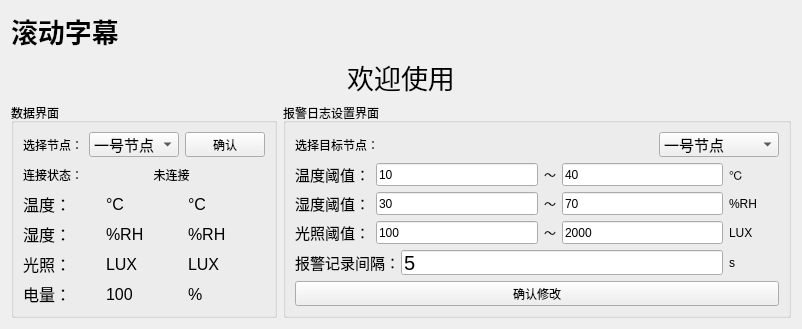
      <widget class="QWidget" name="tab">
       <property name="contextMenuPolicy">
        <enum>Qt::CustomContextMenu</enum>
       </property>
       <attribute name="title">
        <string>节点控制</string>
       </attribute>
       <layout class="QGridLayout" name="gridLayout_10">
        <item row="0" column="0">
         <widget class="QLabel" name="rollLabel">
          <property name="minimumSize">
           <size>
            <width>780</width>
            <height>40</height>
           </size>
          </property>
          <property name="maximumSize">
           <size>
            <width>780</width>
            <height>40</height>
           </size>
          </property>
          <property name="font">
           <font>
            <pointsize>20</pointsize>
            <weight>75</weight>
            <bold>true</bold>
           </font>
          </property>
          <property name="text">
           <string>滚动字幕</string>
          </property>
          <property name="alignment">
           <set>Qt::AlignLeading|Qt::AlignLeft|Qt::AlignVCenter</set>
          </property>
         </widget>
        </item>
        <item row="1" column="0">
         <widget class="QLabel" name="dateTimeLabel">
          <property name="minimumSize">
           <size>
            <width>200</width>
            <height>40</height>
           </size>
          </property>
          <property name="maximumSize">
           <size>
            <width>780</width>
            <height>100</height>
           </size>
          </property>
          <property name="font">
           <font>
            <pointsize>20</pointsize>
           </font>
          </property>
          <property name="layoutDirection">
           <enum>Qt::LeftToRight</enum>
          </property>
          <property name="text">
           <string>欢迎使用</string>
          </property>
          <property name="alignment">
           <set>Qt::AlignCenter</set>
          </property>
         </widget>
        </item>
        <item row="2" column="0">
         <layout class="QHBoxLayout" name="horizontalLayout_118">
          <item>
           <widget class="QGroupBox" name="groupBox_3">
            <property name="title">
             <string>数据界面</string>
            </property>
            <layout class="QGridLayout" name="gridLayout">
             <item row="1" column="0">
              <layout class="QHBoxLayout" name="horizontalLayout_7">
               <item>
                <widget class="QLabel" name="label_30">
                 <property name="text">
                  <string>连接状态：</string>
                 </property>
                </widget>
               </item>
               <item>
                <widget class="QLabel" name="stateL">
                 <property name="text">
                  <string>  未连接</string>
                 </property>
                </widget>
               </item>
              </layout>
             </item>
             <item row="5" column="0">
              <layout class="QHBoxLayout" name="horizontalLayout_59">
               <item>
                <widget class="QLabel" name="label_58">
                 <property name="maximumSize">
                  <size>
                   <width>80</width>
                   <height>30</height>
                  </size>
                 </property>
                 <property name="font">
                  <font>
                   <pointsize>12</pointsize>
                  </font>
                 </property>
                 <property name="text">
                  <string>电量：</string>
                 </property>
                </widget>
               </item>
               <item>
                <widget class="QLabel" name="batL">
                 <property name="font">
                  <font>
                   <pointsize>12</pointsize>
                  </font>
                 </property>
                 <property name="text">
                  <string>100</string>
                 </property>
                </widget>
               </item>
               <item>
                <widget class="QLabel" name="label_61">
                 <property name="font">
                  <font>
                   <pointsize>12</pointsize>
                  </font>
                 </property>
                 <property name="text">
                  <string>%</string>
                 </property>
                </widget>
               </item>
              </layout>
             </item>
             <item row="3" column="0">
              <layout class="QHBoxLayout" name="horizontalLayout_3">
               <item>
                <widget class="QLabel" name="label_4">
                 <property name="maximumSize">
                  <size>
                   <width>80</width>
                   <height>30</height>
                  </size>
                 </property>
                 <property name="font">
                  <font>
                   <pointsize>12</pointsize>
                  </font>
                 </property>
                 <property name="text">
                  <string>湿度：</string>
                 </property>
                </widget>
               </item>
               <item>
                <widget class="QLabel" name="humL">
                 <property name="font">
                  <font>
                   <pointsize>12</pointsize>
                  </font>
                 </property>
                 <property name="text">
                  <string>%RH</string>
                 </property>
                </widget>
               </item>
               <item>
                <widget class="QLabel" name="label_28">
                 <property name="font">
                  <font>
                   <pointsize>12</pointsize>
                  </font>
                 </property>
                 <property name="text">
                  <string>%RH</string>
                 </property>
                </widget>
               </item>
              </layout>
             </item>
             <item row="4" column="0">
              <layout class="QHBoxLayout" name="horizontalLayout_4">
               <item>
                <widget class="QLabel" name="label_5">
                 <property name="maximumSize">
                  <size>
                   <width>80</width>
                   <height>30</height>
                  </size>
                 </property>
                 <property name="font">
                  <font>
                   <pointsize>12</pointsize>
                  </font>
                 </property>
                 <property name="text">
                  <string>光照：</string>
                 </property>
                </widget>
               </item>
               <item>
                <widget class="QLabel" name="ligL">
                 <property name="font">
                  <font>
                   <pointsize>12</pointsize>
                  </font>
                 </property>
                 <property name="text">
                  <string>LUX</string>
                 </property>
                </widget>
               </item>
               <item>
                <widget class="QLabel" name="label_29">
                 <property name="font">
                  <font>
                   <pointsize>12</pointsize>
                  </font>
                 </property>
                 <property name="text">
                  <string>LUX</string>
                 </property>
                </widget>
               </item>
              </layout>
             </item>
             <item row="2" column="0">
              <layout class="QHBoxLayout" name="horizontalLayout_2">
               <item>
                <widget class="QLabel" name="label_3">
                 <property name="maximumSize">
                  <size>
                   <width>80</width>
                   <height>30</height>
                  </size>
                 </property>
                 <property name="font">
                  <font>
                   <pointsize>12</pointsize>
                  </font>
                 </property>
                 <property name="text">
                  <string>温度：</string>
                 </property>
                </widget>
               </item>
               <item>
                <widget class="QLabel" name="temL">
                 <property name="font">
                  <font>
                   <pointsize>12</pointsize>
                  </font>
                 </property>
                 <property name="text">
                  <string>°C</string>
                 </property>
                </widget>
               </item>
               <item>
                <widget class="QLabel" name="label">
                 <property name="font">
                  <font>
                   <pointsize>12</pointsize>
                  </font>
                 </property>
                 <property name="text">
                  <string>°C</string>
                 </property>
                </widget>
               </item>
              </layout>
             </item>
             <item row="0" column="0">
              <layout class="QHBoxLayout" name="horizontalLayout_5">
               <item>
                <widget class="QLabel" name="label_27">
                 <property name="text">
                  <string>选择节点：</string>
                 </property>
                </widget>
               </item>
               <item>
                <widget class="QComboBox" name="nodeChooseCB1">
                 <property name="maximumSize">
                  <size>
                   <width>120</width>
                   <height>25</height>
                  </size>
                 </property>
                 <property name="font">
                  <font>
                   <pointsize>11</pointsize>
                  </font>
                 </property>
                 <property name="currentIndex">
                  <number>0</number>
                 </property>
                 <item>
                  <property name="text">
                   <string>一号节点</string>
                  </property>
                 </item>
                 <item>
                  <property name="text">
                   <string>二号节点</string>
                  </property>
                 </item>
                 <item>
                  <property name="text">
                   <string>三号节点</string>
                  </property>
                 </item>
                 <item>
                  <property name="text">
                   <string>四号节点</string>
                  </property>
                 </item>
                </widget>
               </item>
               <item>
                <widget class="QPushButton" name="pushButton_5">
                 <property name="maximumSize">
                  <size>
                   <width>16777215</width>
                   <height>25</height>
                  </size>
                 </property>
                 <property name="text">
                  <string>确认</string>
                 </property>
                </widget>
               </item>
              </layout>
             </item>
            </layout>
           </widget>
          </item>
          <item>
           <widget class="QGroupBox" name="groupBox_4">
            <property name="title">
             <string>报警日志设置界面</string>
            </property>
            <layout class="QGridLayout" name="gridLayout_11">
             <item row="0" column="0">
              <layout class="QHBoxLayout" name="horizontalLayout_27">
               <item>
                <widget class="QLabel" name="label_31">
                 <property name="text">
                  <string>选择目标节点：</string>
                 </property>
                </widget>
               </item>
               <item>
                <widget class="QComboBox" name="nodeChooseCB2">
                 <property name="maximumSize">
                  <size>
                   <width>120</width>
                   <height>25</height>
                  </size>
                 </property>
                 <property name="font">
                  <font>
                   <pointsize>11</pointsize>
                  </font>
                 </property>
                 <property name="currentIndex">
                  <number>0</number>
                 </property>
                 <item>
                  <property name="text">
                   <string>一号节点</string>
                  </property>
                 </item>
                 <item>
                  <property name="text">
                   <string>二号节点</string>
                  </property>
                 </item>
                 <item>
                  <property name="text">
                   <string>三号节点</string>
                  </property>
                 </item>
                 <item>
                  <property name="text">
                   <string>四号节点</string>
                  </property>
                 </item>
                 <item>
                  <property name="text">
                   <string>五号节点</string>
                  </property>
                 </item>
                </widget>
               </item>
              </layout>
             </item>
             <item row="1" column="0">
              <layout class="QHBoxLayout" name="horizontalLayout">
               <item>
                <widget class="QLabel" name="label_33">
                 <property name="maximumSize">
                  <size>
                   <width>80</width>
                   <height>30</height>
                  </size>
                 </property>
                 <property name="font">
                  <font>
                   <pointsize>11</pointsize>
                  </font>
                 </property>
                 <property name="text">
                  <string>温度阈值：</string>
                 </property>
                </widget>
               </item>
               <item>
                <widget class="QLineEdit" name="L1">
                 <property name="maximumSize">
                  <size>
                   <width>16777215</width>
                   <height>25</height>
                  </size>
                 </property>
                 <property name="text">
                  <string>10</string>
                 </property>
                </widget>
               </item>
               <item>
                <widget class="QLabel" name="label_39">
                 <property name="text">
                  <string>～</string>
                 </property>
                </widget>
               </item>
               <item>
                <widget class="QLineEdit" name="L2">
                 <property name="maximumSize">
                  <size>
                   <width>16777215</width>
                   <height>25</height>
                  </size>
                 </property>
                 <property name="text">
                  <string>40</string>
                 </property>
                </widget>
               </item>
               <item>
                <widget class="QLabel" name="label_40">
                 <property name="minimumSize">
                  <size>
                   <width>50</width>
                   <height>0</height>
                  </size>
                 </property>
                 <property name="text">
                  <string>℃</string>
                 </property>
                </widget>
               </item>
              </layout>
             </item>
             <item row="2" column="0">
              <layout class="QHBoxLayout" name="horizontalLayout_29">
               <item>
                <widget class="QLabel" name="label_34">
                 <property name="maximumSize">
                  <size>
                   <width>80</width>
                   <height>30</height>
                  </size>
                 </property>
                 <property name="font">
                  <font>
                   <pointsize>11</pointsize>
                  </font>
                 </property>
                 <property name="text">
                  <string>湿度阈值：</string>
                 </property>
                </widget>
               </item>
               <item>
                <widget class="QLineEdit" name="L3">
                 <property name="maximumSize">
                  <size>
                   <width>16777215</width>
                   <height>25</height>
                  </size>
                 </property>
                 <property name="text">
                  <string>30</string>
                 </property>
                </widget>
               </item>
               <item>
                <widget class="QLabel" name="label_41">
                 <property name="text">
                  <string>～</string>
                 </property>
                </widget>
               </item>
               <item>
                <widget class="QLineEdit" name="L4">
                 <property name="maximumSize">
                  <size>
                   <width>16777215</width>
                   <height>25</height>
                  </size>
                 </property>
                 <property name="text">
                  <string>70</string>
                 </property>
                </widget>
               </item>
               <item>
                <widget class="QLabel" name="label_42">
                 <property name="minimumSize">
                  <size>
                   <width>50</width>
                   <height>0</height>
                  </size>
                 </property>
                 <property name="text">
                  <string>%RH</string>
                 </property>
                </widget>
               </item>
              </layout>
             </item>
             <item row="3" column="0">
              <layout class="QHBoxLayout" name="horizontalLayout_30">
               <item>
                <widget class="QLabel" name="label_35">
                 <property name="maximumSize">
                  <size>
                   <width>80</width>
                   <height>30</height>
                  </size>
                 </property>
                 <property name="font">
                  <font>
                   <pointsize>11</pointsize>
                  </font>
                 </property>
                 <property name="text">
                  <string>光照阈值：</string>
                 </property>
                </widget>
               </item>
               <item>
                <widget class="QLineEdit" name="L5">
                 <property name="maximumSize">
                  <size>
                   <width>16777215</width>
                   <height>25</height>
                  </size>
                 </property>
                 <property name="text">
                  <string>100</string>
                 </property>
                </widget>
               </item>
               <item>
                <widget class="QLabel" name="label_43">
                 <property name="text">
                  <string>～</string>
                 </property>
                </widget>
               </item>
               <item>
                <widget class="QLineEdit" name="L6">
                 <property name="maximumSize">
                  <size>
                   <width>16777215</width>
                   <height>25</height>
                  </size>
                 </property>
                 <property name="text">
                  <string>2000</string>
                 </property>
                </widget>
               </item>
               <item>
                <widget class="QLabel" name="label_44">
                 <property name="minimumSize">
                  <size>
                   <width>50</width>
                   <height>0</height>
                  </size>
                 </property>
                 <property name="text">
                  <string>LUX</string>
                 </property>
                </widget>
               </item>
              </layout>
             </item>
             <item row="4" column="0">
              <layout class="QHBoxLayout" name="horizontalLayout_6">
               <item>
                <widget class="QLabel" name="label_2">
                 <property name="maximumSize">
                  <size>
                   <width>100</width>
                   <height>30</height>
                  </size>
                 </property>
                 <property name="font">
                  <font>
                   <pointsize>11</pointsize>
                  </font>
                 </property>
                 <property name="text">
                  <string>报警记录间隔：</string>
                 </property>
                </widget>
               </item>
               <item>
                <widget class="QLineEdit" name="lineEdit">
                 <property name="maximumSize">
                  <size>
                   <width>16777215</width>
                   <height>25</height>
                  </size>
                 </property>
                 <property name="font">
                  <font>
                   <pointsize>15</pointsize>
                  </font>
                 </property>
                 <property name="text">
                  <string>5</string>
                 </property>
                </widget>
               </item>
               <item>
                <widget class="QLabel" name="label_32">
                 <property name="minimumSize">
                  <size>
                   <width>50</width>
                   <height>25</height>
                  </size>
                 </property>
                 <property name="text">
                  <string>s</string>
                 </property>
                </widget>
               </item>
              </layout>
             </item>
             <item row="5" column="0">
              <widget class="QPushButton" name="setValuePB">
               <property name="maximumSize">
                <size>
                 <width>16777215</width>
                 <height>25</height>
                </size>
               </property>
               <property name="text">
                <string>确认修改</string>
               </property>
              </widget>
             </item>
            </layout>
           </widget>
          </item>
         </layout>
        </item>
       </layout>
      </widget>
